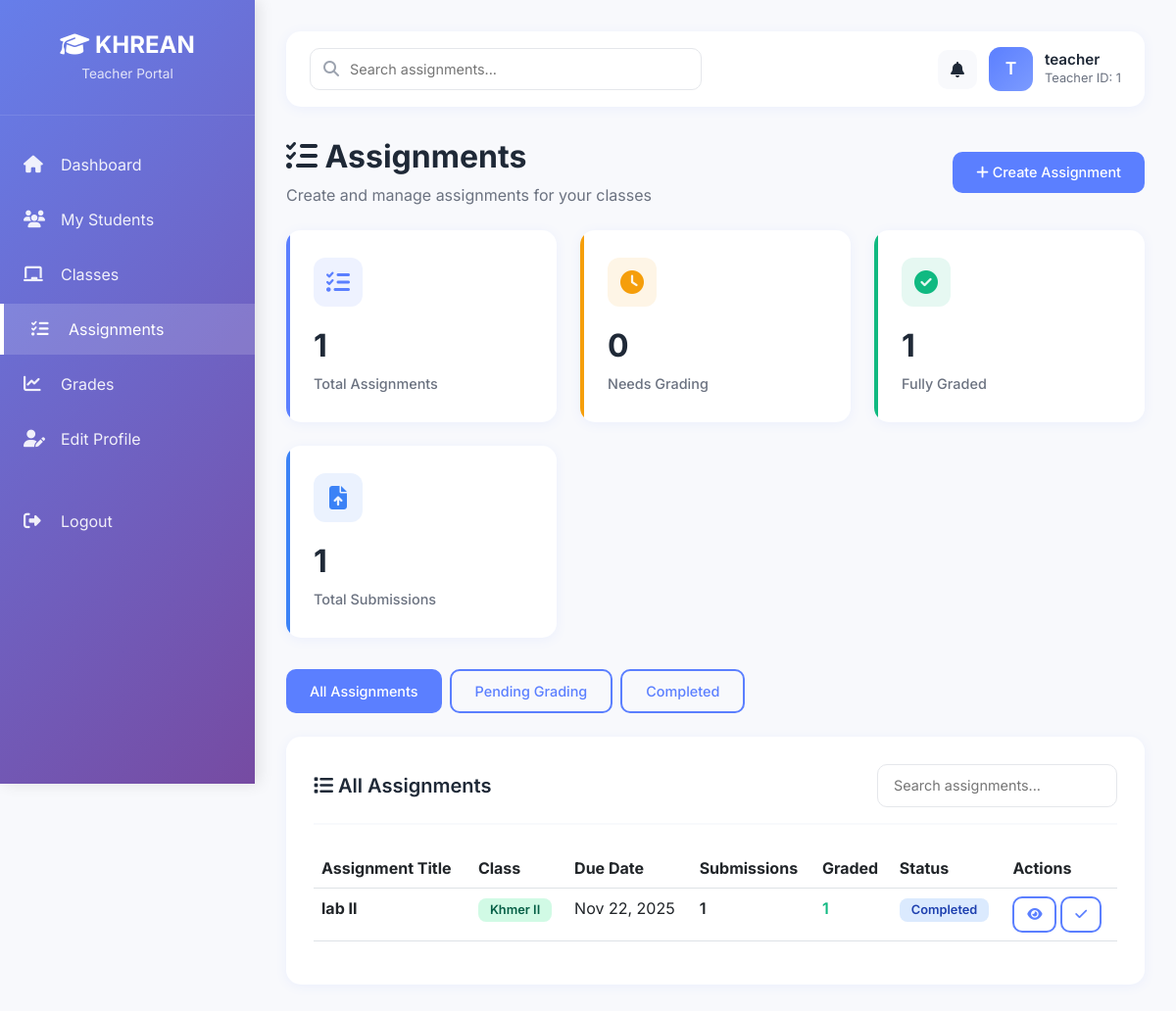
Screenshot of /teacher/assignments (signed in) with the database file from the repository.
### models/user.py (models this page shows, shortened)
class User(UserMixin, db.Model):
    __tablename__ = 'users'
    id = db.Column(db.Integer, primary_key=True)
    username = db.Column(db.String(50), unique=True, nullable=False, index=True)
    email = db.Column(db.String(120), unique=True, nullable=False, index=True)
    password = db.Column(db.String(200), nullable=False)
    role = db.Column(db.String(20), nullable=False,
                     default='student', index=True)  # admin | teacher | student
    status = db.Column(db.String(20), nullable=False, default='active', index=True)
    created_at = db.Column(db.DateTime, nullable=False, default=db.func.current_timestamp())
    last_login = db.Column(db.DateTime, nullable=True)
    student_profile = db.relationship('Student', backref='user', uselist=False, cascade='all, delete-orphan')
    teacher_profile = db.relationship('Teacher', backref='user', uselist=False, cascade='all, delete-orphan')

### models/teacher.py (models this page shows, shortened)
class Teacher(db.Model):
    __tablename__ = 'teachers'
    id = db.Column(db.Integer, primary_key=True)
    user_id = db.Column(db.Integer, db.ForeignKey(
        'users.id', ondelete='CASCADE'), nullable=False, unique=True, index=True)
    first_name = db.Column(db.String(50))
    last_name = db.Column(db.String(50))
    department = db.Column(db.String(100))
    subject = db.Column(db.String(100))
    phone = db.Column(db.String(20))
    bio = db.Column(db.Text)
    avatar_path = db.Column(db.String(255))
    created_at = db.Column(db.DateTime, nullable=False,
                           default=datetime.utcnow)

### models/assignment.py (models this page shows, shortened)
class Assignment(db.Model):
    __tablename__ = 'assignments'
    id = db.Column(db.Integer, primary_key=True)
    title = db.Column(db.String(100), nullable=False)
    description = db.Column(db.Text, nullable=False)
    due_date = db.Column(db.DateTime, nullable=False, default=datetime.utcnow, index=True)
    status = db.Column(db.String(20), default='pending', index=True)
    file_path = db.Column(db.String(200))  # path to uploaded assignment file
    created_at = db.Column(db.DateTime, nullable=False, default=datetime.utcnow)
    class_id = db.Column(db.Integer, db.ForeignKey('classes.id', ondelete='CASCADE'), nullable=False, index=True)
    teacher_id = db.Column(db.Integer, db.ForeignKey('teachers.id', ondelete='SET NULL'), index=True)
    teacher = db.relationship('Teacher', backref='assignments')
    submissions = db.relationship('Submission', backref='assignment', lazy='dynamic', cascade='all, delete-orphan')

### models/class_model.py (models this page shows, shortened)
class Class(db.Model):
    __tablename__ = 'classes'
    id = db.Column(db.Integer, primary_key=True)
    name = db.Column(db.String(100), nullable=False)
    description = db.Column(db.Text)
    class_code = db.Column(db.String(6), unique=True, nullable=False, index=True)
    teacher_id = db.Column(db.Integer, db.ForeignKey('teachers.id', ondelete='SET NULL'), index=True)
    created_at = db.Column(db.DateTime, nullable=False, default=datetime.utcnow)
    teacher = db.relationship('Teacher', backref='classes')
    students = db.relationship('Student', secondary=class_student, backref='classes', lazy='dynamic')
    assignments = db.relationship('Assignment', backref='class_obj', lazy='dynamic', cascade='all, delete-orphan')

### routes/teacher.py (the view)
@teacher_bp.route("/assignments")
@login_required
@teacher_required
def assignments():
    teacher = Teacher.query.filter_by(user_id=current_user.id).first()
    assignments = (
        db.session.query(Assignment, Class)
        .join(Class, Assignment.class_id == Class.id)
        .filter(Class.teacher_id == teacher.id)
        .all()
    )
    formatted = []
    for assignment, cls in assignments:
        total_submissions = Submission.query.filter_by(
            assignment_id=assignment.id).count()
        graded_submissions = Submission.query.filter_by(
            assignment_id=assignment.id).filter(Submission.grade != None).count()
        if total_submissions == 0:
            status = "Pending"
        elif graded_submissions == total_submissions:
            status = "Completed"
        else:
            status = "Partial"
        formatted.append({
            "id": assignment.id,
            "title": assignment.title,
            "class_name": cls.name,
            "due_date": assignment.due_date.strftime("%b %d, %Y") if assignment.due_date else "No date",
            "total_submissions": total_submissions,
            "graded": graded_submissions,
            "status": status,
        })
    classes_taught = Class.query.filter_by(teacher_id=teacher.id).all()
    classes_formatted = []
    for cls in classes_taught:
        classes_formatted.append({
            "id": cls.id,
            "name": cls.name,
        })
    return render_template("teacher/assignment.html", teacher=teacher, assignments=formatted, classes=classes_formatted)

### routes/teacher.py (called while the page is built)
def teacher_required(f):
    from functools import wraps
    @wraps(f)
    def wrapper(*args, **kwargs):
        if not current_user.is_authenticated or current_user.role != "teacher":
            flash("Access denied.", "danger")
            return redirect(url_for("auth_bp.login"))
        return f(*args, **kwargs)
    return wrapper

### templates/teacher/assignment.html (shortened to what this page needs)
{% extends "base.html" %}
{% block sidebar_subtitle %}Teacher Portal{% endblock %}
{% block sidebar_menu %}
<li>
    <a href="{{ url_for('teacher_bp.dashboard') }}">
        <i class="fas fa-home"></i>
        Dashboard
    </a>
</li>
<li>
    <a href="{{ url_for('teacher_bp.students') }}">
        <i class="fas fa-users"></i>
        My Students
    </a>
</li>
<li>
    <a href="{{ url_for('teacher_bp.classes') }}">
        <i class="fas fa-chalkboard"></i>
        Classes
    </a>
</li>
<li>
    <a href="{{ url_for('teacher_bp.assignments') }}" class="active">
        <i class="fas fa-tasks"></i>
        Assignments
    </a>
</li>
<li>
    <a href="{{ url_for('teacher_bp.grades') }}">
        <i class="fas fa-chart-line"></i>
        Grades
    </a>
</li>
<li>
    <a href="{{ url_for('teacher_bp.profile') }}">
        <i class="fas fa-user-edit"></i>
        Edit Profile
    </a>
</li>
<li style="margin-top: 2rem;">
    <a href="{{ url_for('auth_bp.logout') }}">
        <i class="fas fa-sign-out-alt"></i>
        Logout
    </a>
</li>
{% endblock %}
{% block search_placeholder %}Search assignments...{% endblock %}
{% block user_avatar %}{{ teacher.user.username[0]|upper }}{% endblock %}
{% block user_name %}{{ teacher.user.username }}{% endblock %}
{% block user_id %}Teacher ID: {{ teacher.id }}{% endblock %}
{% block content %}
<div style="margin-bottom: 1.5rem; display: flex; justify-content: space-between; align-items: center;">
    <div>
        <h2 style="font-weight: 700; color: #1f2937; margin-bottom: 0.5rem;">
            <i class="fas fa-tasks"></i> Assignments
        </h2>
        <p style="color: #6b7280; margin: 0;">Create and manage assignments for your classes</p>
    </div>
    <button class="btn-custom btn-primary-custom" data-bs-toggle="modal" data-bs-target="#createAssignmentModal">
        <i class="fas fa-plus"></i> Create Assignment
    </button>
</div>
<div class="stats-grid">
    <div class="stat-card primary">
        <div class="stat-icon"><i class="fas fa-tasks"></i></div>
        <div class="stat-value">{{ assignments|length }}</div>
        <div class="stat-label">Total Assignments</div>
    </div>
    <div class="stat-card warning">
        <div class="stat-icon"><i class="fas fa-clock"></i></div>
        <div class="stat-value">{{ assignments|selectattr('status', 'equalto', 'Pending')|list|length }}</div>
        <div class="stat-label">Needs Grading</div>
    </div>
    <div class="stat-card success">
        <div class="stat-icon"><i class="fas fa-check-circle"></i></div>
        <div class="stat-value">{{ assignments|selectattr('status', 'equalto', 'Completed')|list|length }}</div>
        <div class="stat-label">Fully Graded</div>
    </div>
    <div class="stat-card info">
        <div class="stat-icon"><i class="fas fa-file-upload"></i></div>
        <div class="stat-value">{{ assignments|sum(attribute='total_submissions') }}</div>
        <div class="stat-label">Total Submissions</div>
    </div>
</div>
<div style="margin-bottom: 1.5rem;">
    <div style="display: flex; gap: 0.5rem; flex-wrap: wrap;">
        <button class="btn-custom btn-primary-custom filter-btn active" data-filter="all"
            onclick="filterAssignments('all')">
            All Assignments
        </button>
        <button class="btn-custom btn-outline-custom filter-btn" data-filter="pending"
            onclick="filterAssignments('pending')">
            Pending Grading
        </button>
        <button class="btn-custom btn-outline-custom filter-btn" data-filter="completed"
            onclick="filterAssignments('completed')">
            Completed
        </button>
    </div>
</div>
<div class="content-card">
    <div class="card-header">
        <h4><i class="fas fa-list"></i> All Assignments</h4>
        <input type="text" id="searchInput" placeholder="Search assignments..."
            style="padding: 0.625rem 1rem; border: 1px solid #e5e7eb; border-radius: 10px; font-size: 0.9rem; max-width: 300px;">
    </div>
    <div class="table-responsive">
        <table class="table table-hover" id="assignmentsTable">
            <thead>
                <tr>
                    <th>Assignment Title</th>
                    <th>Class</th>
                    <th>Due Date</th>
                    <th>Submissions</th>
                    <th>Graded</th>
                    <th>Status</th>
                    <th>Actions</th>
                </tr>
            </thead>
            <tbody>
                {% for assignment in assignments %}
                <tr data-status="{{ assignment.status|lower }}">
                    <td>
                        <strong>{{ assignment.title }}</strong>
                    </td>
                    <td>
                        <span class="badge badge-submitted">{{ assignment.class_name }}</span>
                    </td>
                    <td>{{ assignment.due_date }}</td>
                    <td>
                        <span style="font-weight: 600;">{{ assignment.total_submissions }}</span>
                    </td>
                    <td>
                        <span style="font-weight: 600; color: var(--success-color);">{{ assignment.graded }}</span>
                    </td>
                    <td>
                        {% if assignment.status == 'Completed' %}
                        <span class="badge badge-graded">{{ assignment.status }}</span>
                        {% elif assignment.status == 'Pending' %}
                        <span class="badge badge-pending">{{ assignment.status }}</span>
                        {% else %}
                        <span class="badge badge-submitted">{{ assignment.status }}</span>
                        {% endif %}
                    </td>
                    <td>
                        <div style="display: flex; gap: 0.25rem;">
                            <a href="{{ url_for('teacher_bp.view_assignment', assignment_id=assignment.id) }}"
                                class="btn-custom btn-outline-custom"
                                style="padding: 0.4rem 0.8rem; font-size: 0.85rem;">
                                <i class="fas fa-eye"></i>
                            </a>
                            <a href="{{ url_for('teacher_bp.grade_assignment', assignment_id=assignment.id) }}"
                                class="btn-custom btn-outline-custom"
                                style="padding: 0.4rem 0.8rem; font-size: 0.85rem;">
                                <i class="fas fa-check"></i>
                            </a>
                        </div>
                    </td>
                </tr>
                {% endfor %}
            </tbody>
        </table>
    </div>
</div>
{% endblock %}

### rows the page displays
User: user "T", user.username "teacher"
Teacher: id "1"
Assignment: title "lab II", class_name "Khmer II", due_date "Nov 22, 2025", total_submissions "1", graded "1", status "Completed"

### other values shown
{{ assignments|length }} "1"
{{ assignments|selectattr('status', 'equalto', 'Pending')|list|length }} "0"
{{ assignments|selectattr('status', 'equalto', 'Completed')|list|length }} "1"
{{ assignments|sum(attribute='total_submissions') }} "1"
